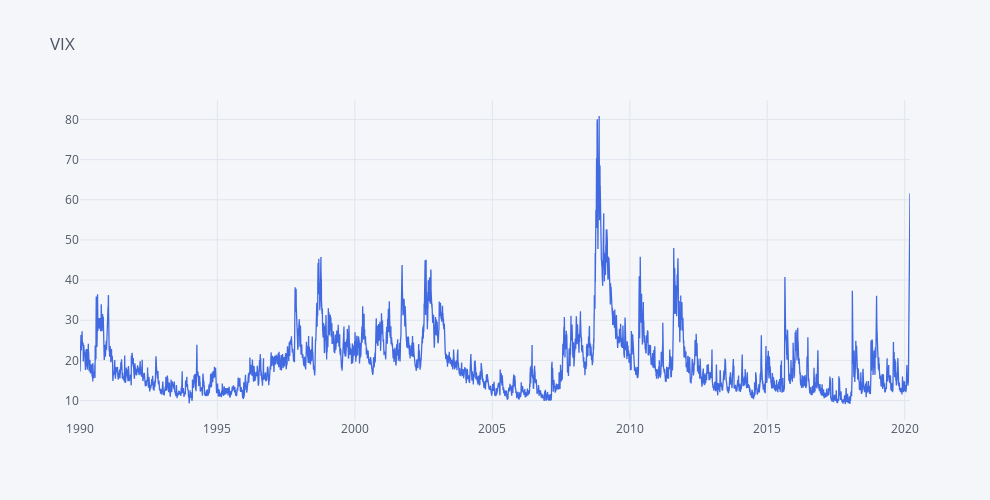

The cell this chart's notebook holds for it:
### Code cell
ETFs.iplot(dimensions=dimensions, color='royalblue', title='VIX')

### Figure 1 — Plotly figure (JSON) as saved in the notebook; plotly's stock layout.template omitted (floating-point values rounded to 4 significant figures; data arrays with more than 128 entries replaced by an {"elided": "..."} marker saying what was removed)
{"data": [{"line": {"color": "rgba(65, 105, 225, 1.0)", "dash": "solid", "shape": "linear", "width": 1.3}, "mode": "lines", "name": "VIX.INDX", "text": "", "type": "scatter", "x": {"elided": "7610 str values"}, "y": {"elided": "7610 float values"}}], "layout": {"height": 500, "legend": {"bgcolor": "#F5F6F9", "font": {"color": "#4D5663"}}, "paper_bgcolor": "#F5F6F9", "plot_bgcolor": "#F5F6F9", "title": {"font": {"color": "#4D5663"}, "text": "VIX"}, "width": 990, "xaxis": {"autorange": true, "gridcolor": "#E1E5ED", "range": ["1990-01-02", "2020-03-12"], "showgrid": true, "tickfont": {"color": "#4D5663"}, "title": {"font": {"color": "#4D5663"}, "text": ""}, "type": "date", "zerolinecolor": "#E1E5ED"}, "yaxis": {"autorange": true, "gridcolor": "#E1E5ED", "range": [5.156, 84.84], "showgrid": true, "tickfont": {"color": "#4D5663"}, "title": {"font": {"color": "#4D5663"}, "text": ""}, "type": "linear", "zerolinecolor": "#E1E5ED"}}}
